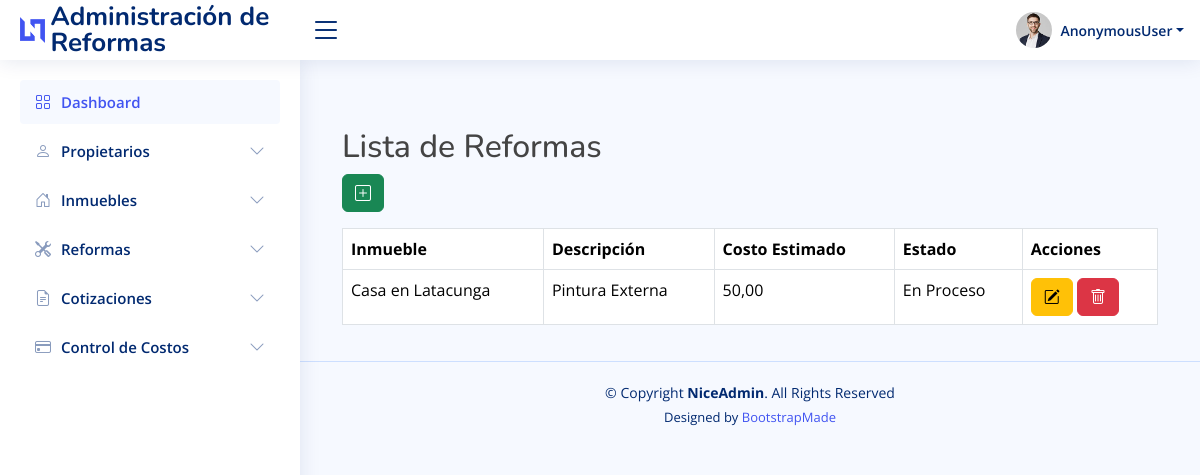
The app's page /reformas/, older data.
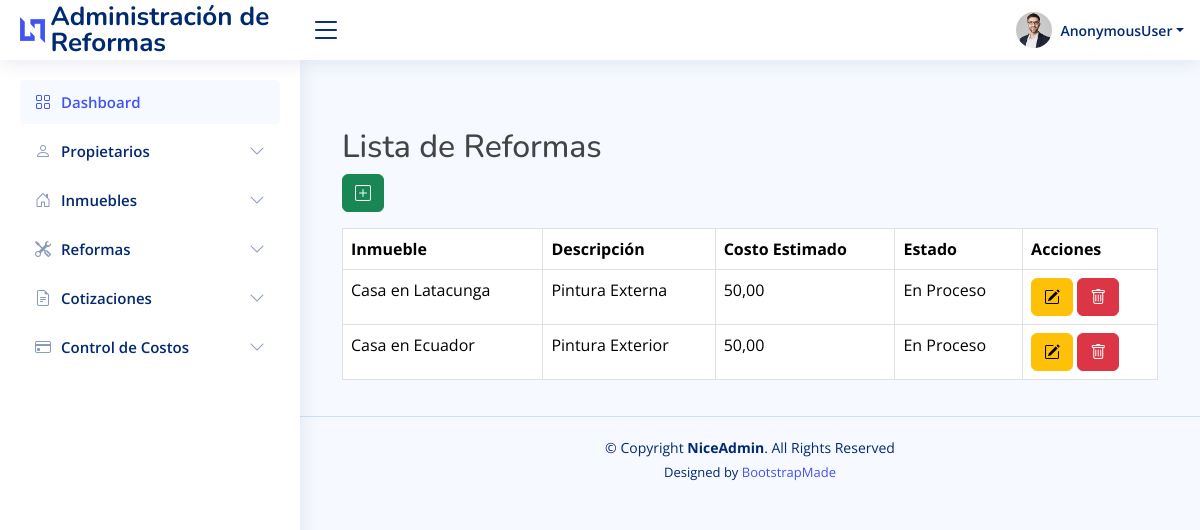
The same page, newer data.
### Apps/web/models.py (models this page shows, shortened)
class Reforma(models.Model):
    inmueble = models.ForeignKey(Inmueble, on_delete=models.CASCADE, related_name='reformas', verbose_name='INMUEBLE DE LA REFORMA')
    descripcion = models.TextField(verbose_name='ACCIONES A REALIZAR')
    fecha_inicio = models.DateField(verbose_name='FECHA DE INICIO')
    fecha_terminacion = models.DateField(null=True, blank=True, verbose_name='FECHA DE FIN (DEJAR EN BLANCO SI NO SE HA FINALIZADO)')
    costo_estimado = models.DecimalField(max_digits=10, decimal_places=2, verbose_name='COSTO ESTIMADO')
    costo_real = models.DecimalField(max_digits=10, decimal_places=2, null=True, blank=True, verbose_name='COSTO REAL (DEJAR EN BLANCO SI AÚN NO SE TERMINA LA REFORMA)')
    estado = models.CharField(max_length=50, choices=[('En Proceso', 'En Proceso'), ('Finalizada', 'Finalizada'), ('Pendiente', 'Pendiente')], verbose_name='ESTADO DE LA REFORMA')

class Inmueble(models.Model):
    direccion = models.CharField(max_length=255, verbose_name='DIRECCIÓN')
    foto = models.ImageField(verbose_name='FOTO DEL INMUEBLE:', upload_to='inmuebles/', null=True)
    tipo = models.CharField(max_length=100, choices=[('Casa', 'Casa'), ('Departamento', 'Departamento'), ('Oficina', 'Oficina')], verbose_name='TIPO')
    propietario = models.ForeignKey(Propietario, on_delete=models.CASCADE, related_name='inmuebles', verbose_name='PROPIETARIO')
    descripcion = models.TextField(null=True, blank=True, verbose_name='DESCRIPCIÓN')
    fecha_adquisicion = models.DateField(verbose_name='FECHA DE ADQUISICIÓN')
    estado = models.CharField(max_length=50, choices=[('Activo', 'Activo'), ('Inactivo', 'Inactivo')], verbose_name='ESTADO')
    def __str__(self):
        return f'{self.tipo} en {self.direccion}'

### Apps/web/views.py (the view)
# urls.py: path('reformas/', views.reforma_list, name='reformas_list'),
def reforma_list(request):
    reformas = Reforma.objects.all()
    return render(request, 'reformas/lista.html', {'reformas': reformas})

### Apps/web/templates/reformas/lista.html
{% extends 'base.html' %}
{% block main %}
<main id="main">
    <div class="container mt-5">
        <h2>Lista de Reformas</h2>
        <a href="{% url 'reforma_create' %}" class="btn btn-success mb-3"><i class="bi bi-plus-square"></i></a>
        <table class="table table-bordered jquery_table">
            <thead>
                <tr>
                    <th>Inmueble</th>
                    <th>Descripción</th>
                    <th>Costo Estimado</th>
                    <th>Estado</th>
                    <th>Acciones</th>
                </tr>
            </thead>
            <tbody>
                {% for reforma in reformas %}
                    <tr>
                        <td>{{ reforma.inmueble }}</td>
                        <td>{{ reforma.descripcion }}</td>
                        <td>{{ reforma.costo_estimado }}</td>
                        <td>{{ reforma.estado }}</td>
                        <td>
                            <a href="{% url 'reforma_edit' reforma.pk %}" class="btn btn-warning"><i class="bi bi-pencil-square"></i></a>
                            <a href="{% url 'reforma_delete' reforma.pk %}" class="btn btn-danger"><i class="bi bi-trash"></i></a>
                        </td>
                    </tr>
                {% empty %}
                    <tr>
                        <td colspan="5" class="text-center">No hay reformas registradas.</td>
                    </tr>
                {% endfor %}
            </tbody>
        </table>
    </div>
</main>
{% endblock %}

Row changes from the older to the newer data that the page shows:
added Reforma: inmueble "Casa en Ecuador", descripcion "Pintura Exterior", costo_estimado "50,00", estado "En Proceso"
